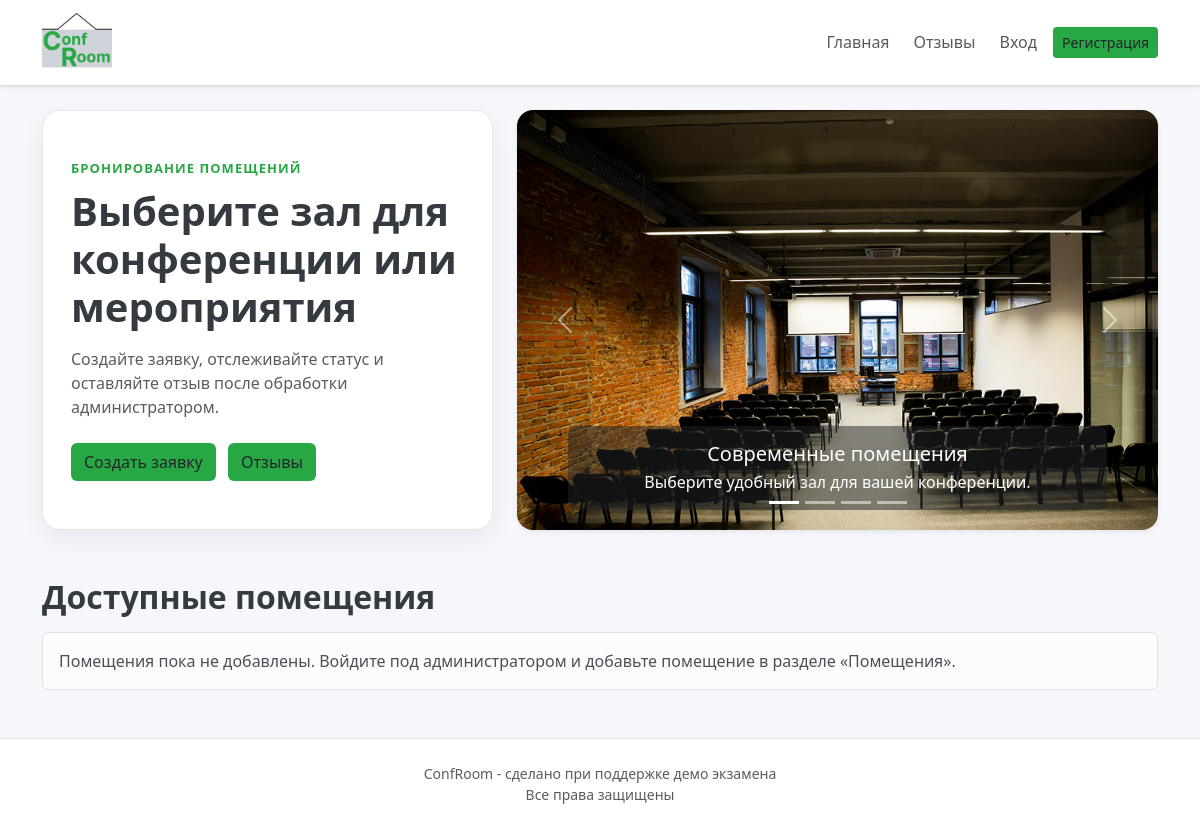
Before: / with the older database file.
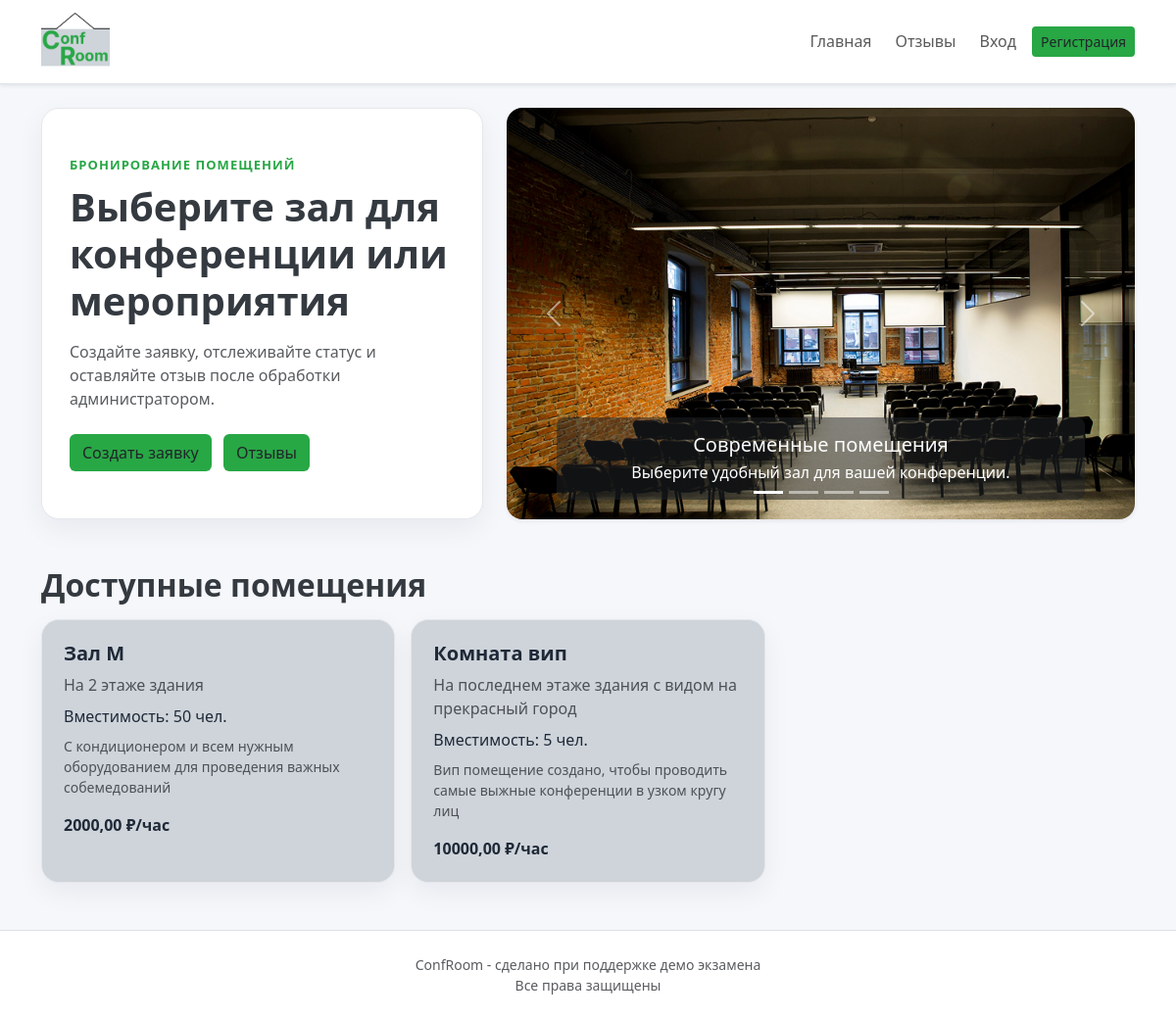
After: the same page with the newer database file.
### booking/models.py (models this page shows, shortened)
class Room(models.Model):
    name = models.CharField('Название комнаты', max_length=120)
    capacity = models.PositiveIntegerField('Вместимость')
    location = models.TextField('Расроложение', max_length=120)
    description = models.TextField('Краткое описание', blank=True)
    price_per_hour = models.DecimalField('Цена за час аренды', max_digits=10, decimal_places=2)
    is_active = models.BooleanField('Доступность комнаты', default=True)
    class Meta:
        verbose_name = 'room'
        verbose_name_plural = 'rooms'
        ordering = ['name']

### booking/views.py (the view)
# urls.py: path('', views.home, name='home'),
def home(request):
    rooms = Room.objects.filter(is_active=True)[:6]
    reviews = Review.objects.select_related('user', 'booking')[:3]
    return render(request, 'booking/home.html', {'rooms': rooms, 'reviews': reviews})

### templates/booking/home.html (shortened to what this page needs)
{% extends 'booking/base.html' %}
{% block content %}
<section class="row g-4 align-items-stretch mb-5">
  <div class="col-lg-5">
    <div class="hero-card h-100 d-flex flex-column justify-content-center">
      <p class="eyebrow mb-2 custom-green">Бронирование помещений</p>
      <h1 class="fw-bold mb-3 dark-grey-txt">Выберите зал для конференции или мероприятия</h1>
      <p class="text-muted mb-4">Создайте заявку, отслеживайте статус и оставляйте отзыв после обработки администратором.</p>
      <div>
        <a class="btn btn-custom-green" href="{% url 'booking_create' %}">Создать заявку</a>
        <a class="btn btn-custom-green ms-2" href="{% url 'reviews' %}">Отзывы</a>
      </div>
    </div>
  </div>
  <div class="col-lg-7">
    {% include 'booking/includes/slider.html' %}
  </div>
</section>
<section>
  <div class="d-flex flex-column flex-md-row justify-content-between align-items-md-center gap-2 mb-3">
    <h2 class="fw-bold mb-0 dark-grey-txt">Доступные помещения</h2>
  </div>
  <div class="row g-3">
    {% for room in rooms %}
      <div class="col-md-6 col-lg-4">
        <article class="simple-card h-100 back-light-grey">
          <h5 class="fw-bold">{{ room.name }}</h5>
          <p class="text-muted mb-2">{{ room.location }}</p>
          <p class="mb-2">Вместимость: {{ room.capacity }} чел.</p>
          <p class="small text-muted">{{ room.description|default:'Описание помещения можно заполнить в панели администратора.' }}</p>
          <strong>{{ room.price_per_hour }} ₽/час</strong>
        </article>
      </div>
    {% empty %}
      <div class="col-12">
        <div class="alert alert-light border mb-0">
          Помещения пока не добавлены. Войдите под администратором и добавьте помещение в разделе «Помещения».
        </div>
      </div>
    {% endfor %}
  </div>
</section>
{% endblock %}

Changed rows visible on the page:
added Room: name "Зал М", location "На 2 этаже здания", capacity "50", description "С кондиционером и всем нужным оборудованием для проведения важных собемедований", price_per_hour "2000,00"
added Room: name "Комната вип", location "На последнем этаже здания с видом на прекрасный город", capacity "5", description "Вип помещение создано, чтобы проводить самые выжные конференции в узком кругу лиц", price_per_hour "10000,00"
Other visible differences:
text no longer shown: "Помещения пока не добавлены. Войдите под администратором и добавьте помещение в разделе «Помещения»."
